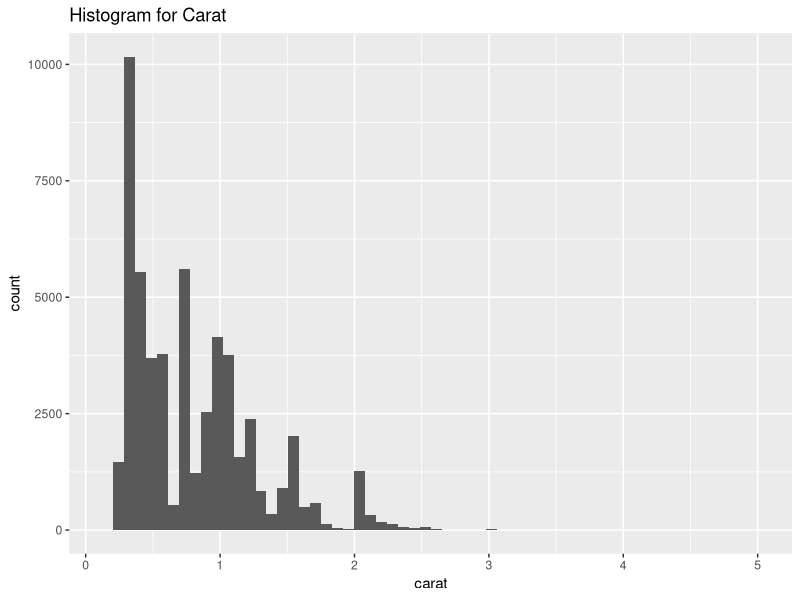
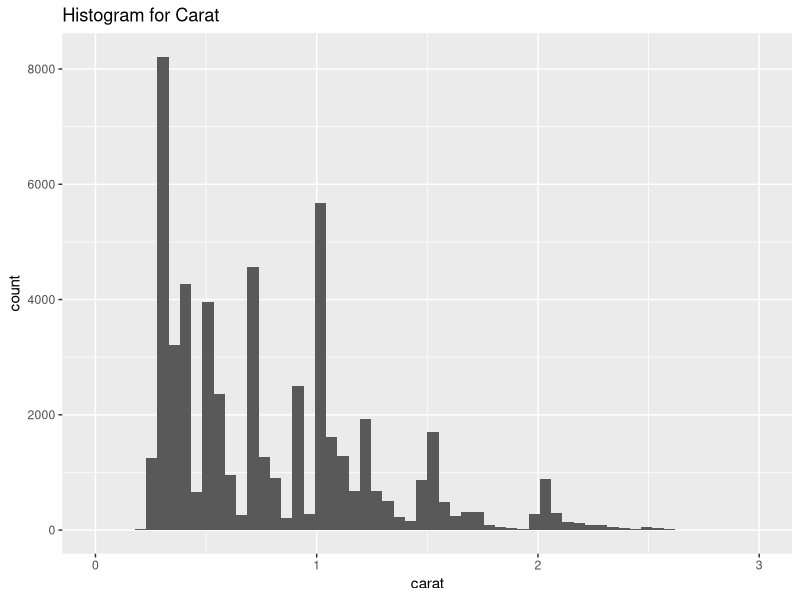
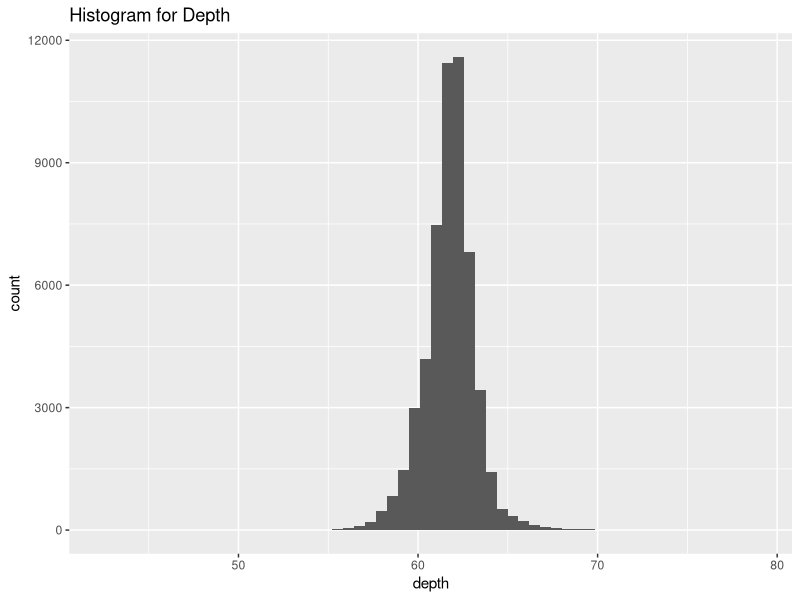
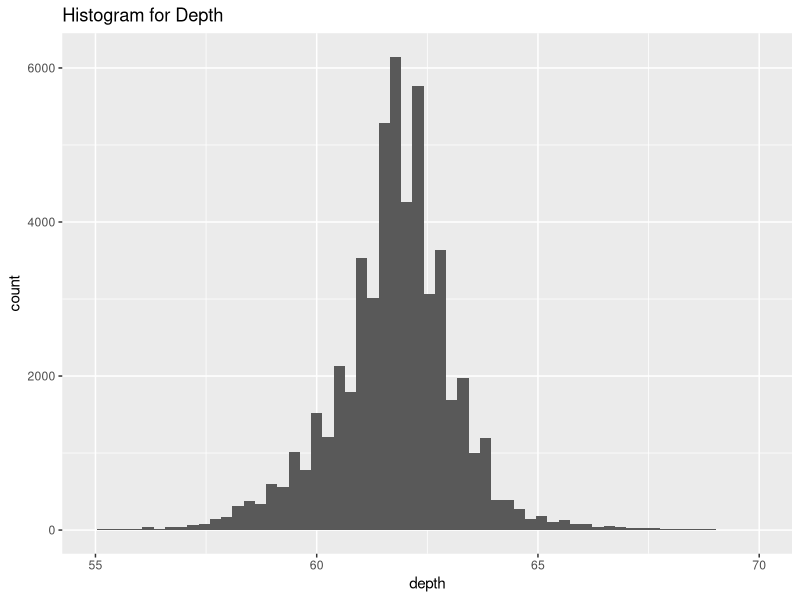
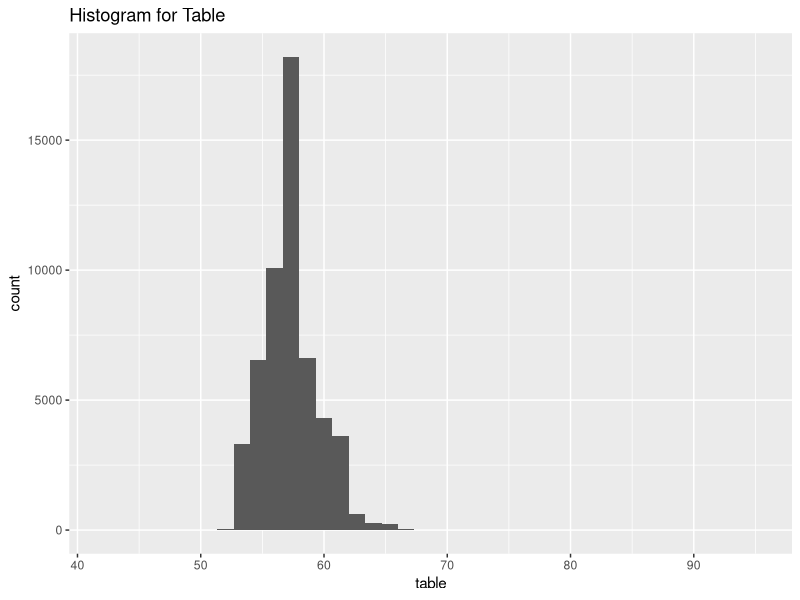
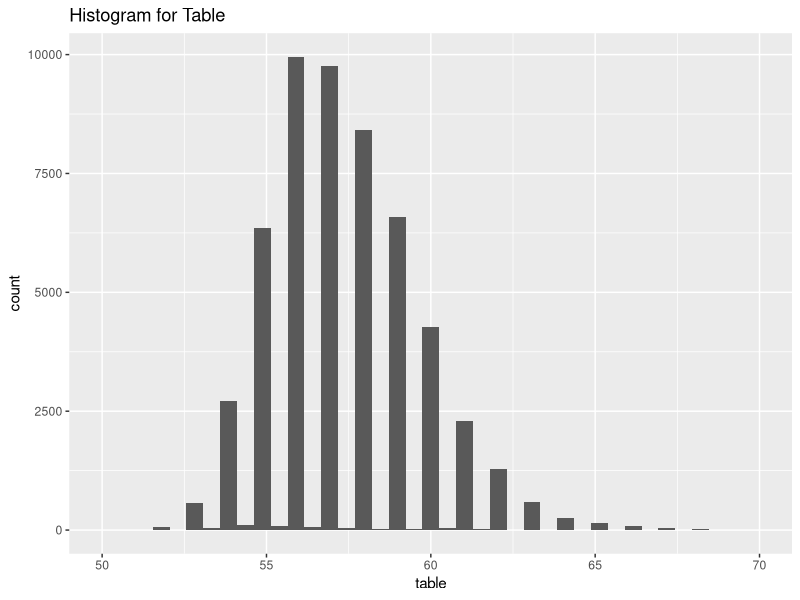
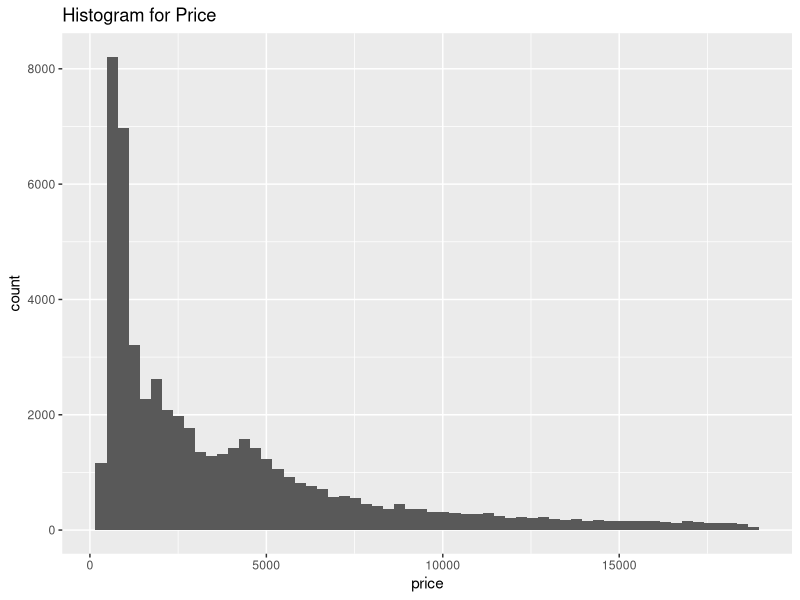
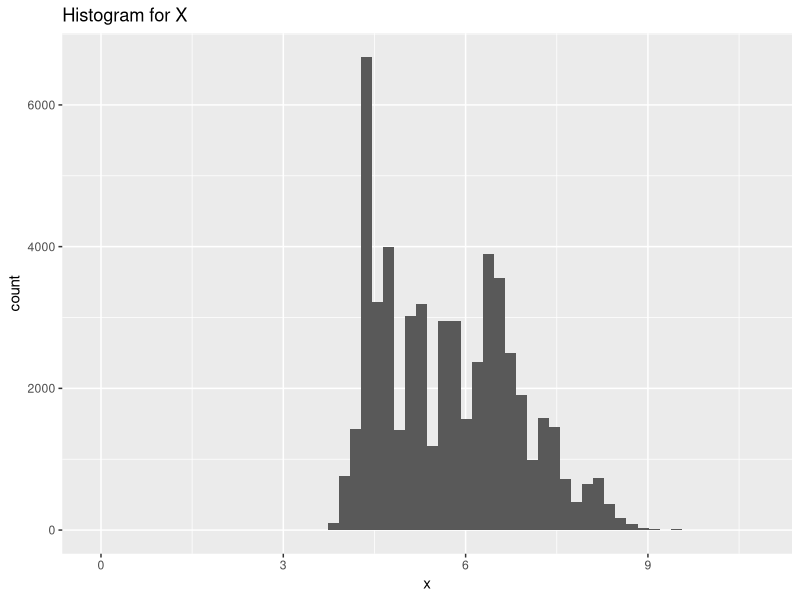

Source code (R) for these figures, in order:
## ---- chunk 1
library(ggplot2) #use library() function to get the ggplot2 package that contains diamonds dataset
data("diamonds") #use data() function to get the diamonds dataset
str(diamonds)

# Q1 Create a histogram for every numeric column in the diamonds dataset.
#Parameter: a dataset diamonds
#Return: a histogram for every numeric column in the diamonds dataset

sapply(diamonds, class) #use sapply() function to determine the type of each column (numeric, factor, logical, etc.), we get the numeric columns are carat, depth, table, price, x, y, and z

#histogram for carat
carathistogram <- ggplot(diamonds,aes(carat)) #create the histogram for the numeric column carat
carathistogram + geom_histogram(bins = 60) + ggtitle("Histogram for Carat")
#plot the histogram for variable carat (the original histogram of carat)
carathistogram + geom_histogram(bins = 60) + ggtitle("Histogram for Carat") + xlim(0,3) #use xlim(0,3) to remove the outliers from the histogram for carat

#histogram for depth
depthhistogram <- ggplot(diamonds,aes(depth)) #create the histogram for the numeric column depth
depthhistogram + geom_histogram(bins = 60) + ggtitle("Histogram for Depth") #plot the histogram for variable depth (the original histogram of depth)
depthhistogram + geom_histogram(bins = 60) + ggtitle("Histogram for Depth") + xlim(55, 70) #use xlim(55,70) to remove the outliers from the histogram for depth

#histogram for table
tablehistogram <- ggplot(diamonds,aes(table)) #create the histogram for the numeric column table
tablehistogram + geom_histogram(bins = 40) + ggtitle("Histogram for Table") #plot the histogram for variable table (the original histogram of table)
tablehistogram + geom_histogram(bins = 40) + ggtitle("Histogram for Table") + xlim(50, 70) #use xlim(50,70) to remove the outliers from the histogram for table

#histogram for price
pricehistogram <- ggplot(diamonds,aes(price)) #create the histogram for the numeric column price
pricehistogram + geom_histogram(bins = 60) + ggtitle("Histogram for Price")
#plot the histogram for variable price 

#histogram for x
xhistogram <- ggplot(diamonds,aes(x)) #create the histogram for the numeric column x
xhistogram + geom_histogram(bins = 60) + ggtitle("Histogram for X") #plot the histogram for variable x (the original histogram of x)
xhistogram + geom_histogram(bins = 60) + ggtitle("Histogram for X") + xlim(3, 10) #use xlim(3,10) to remove the outliers from the histogram for x

#histogram for y
yhistogram <- ggplot(diamonds,aes(y)) #create the histogram for the numeric column y
yhistogram + geom_histogram(bins = 160) + ggtitle("Histogram for Y") #plot the histogram for variable y (the original histogram of y)
yhistogram + geom_histogram(bins = 160) + ggtitle("Histogram for Y") + xlim(3, 10) #use xlim(3,10) to remove the outliers from the histogram for y

#histogram for z
zhistogram <- ggplot(diamonds,aes(z)) #create the histogram for the numeric column z
zhistogram + geom_histogram(bins = 60) + ggtitle("Histogram for Z") #plot the histogram for variable z (the original histogram of z)
zhistogram + geom_histogram(bins = 60) + ggtitle("Histogram for Z") + xlim(2, 6) #use xlim(2,6) to remove the outliers from the histogram for z

# Q2 Create a simple scatter plot of Weight (“Carat”) and Price using Color (the “Color” column in the diamonds dataframe) as a facet.
#Parameter: Weight (“Carat”) and Price of the diamonds dataset
#Return: a imple scatter plot of Weight (“Carat”) and Price 

scatterplot <- ggplot(diamonds, aes(x=carat, y=(price), colour=color)) 
#define  the variable scatterplot to be a ggplot object by using diamonds dataset, the x axis is Weight ("Carat"), the y axis is price, and the colour is color
scatterplot <- scatterplot + geom_point() + ggtitle("Diamonds - Weight to Price by Color") + theme(plot.title = element_text(color = "Blue", size = 14)) 
#plot a scatter plot for Weight ("Carat") and Price, use ggtitle() function to title the graph "Diamonds - Weight to Price by Color",  and use theme() function to edit the title
scatterplot <- scatterplot + xlab("Weight") + ylab("Price") + labs(colour = "factor(color)") #x-axis is "Weight" and y-axis is "Price"
print(scatterplot) #print the final scatter plot 

# Q3 Let’s remove the non-linearity and replot. Think about transforming both price and weight. Given that we are working with dollars (Price); the first transformation we might try is the natural log. Add the transformed columns to the dataframe and replot.

scatterlinear <- ggplot(diamonds, aes(x=log(carat), y=log(price), colour=color))
#define the variable scatterlinear to be a ggplot object by using diamonds dataset, the x axis is log(carat), the y axis is log(price), and the colour is color
scatterlinear <- scatterlinear + geom_point() + ggtitle("Diamonds - Weight to Price (Linear)") + theme(plot.title = element_text(color = "Blue", size = 14))
#plot a linear scatter plot for  Weight ("Carat") and Price, use ggtitle() function to title the graph "Diamonds - Weight to Price (Linear)",  and use theme() function to edit the title
scatterlinear <- scatterlinear + xlab("Weight") + ylab("Price") + labs(colour = "factor(color)") #x-axis is "Weight" and y-axis is "Price"
print(scatterlinear) #print the final scatter plot

# Q4 Remove the linear trend (create a linear model and use the transformed weight on the x-axis and the residuals on the y-axis). If there is a relationship that can be modeled with a linear regression model, then the residuals should be randomly distributed. The resulting plot visually indicates there is possibly some heteroscedasticity to manage.

linear <- lm(log(price) ~ log(carat), data = diamonds) #define a variable linear that fit a linear model of the log of price to the log of carat by using the diamonds dataset
residual <- resid(linear) #use resid() function to extract model residuals from the above linear model and assign the values to the variable residual
weightprice <- ggplot(diamonds, aes(x=log(carat), y=residual, colour=color)) 
#define the variable weightprice to be a ggplot object by using diamonds dataset, the x axis is log(carat), the y axis is residual, and the colour is color
weightprice <- weightprice + geom_point() + ggtitle("Diamonds - Weight to Price by Color") + theme(legend.position="top", plot.title = element_text(color = "Blue", size = 14)) 
#plot a linear scatter plot for  Weight and Price Residuals, use ggtitle() function to title the graph "Diamonds - Weight to Price by Color", and use theme() function to edit the title
weightprice <- weightprice+ xlab("Weight") + ylab("Price Residuals") + labs(colour = "factor(color)") #x-axis is "Weight" and y-axis is "Price Residuals"
print(weightprice) #print the final scatter plot

